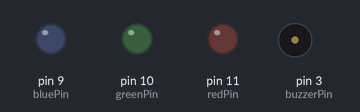
This sketch was run on a simulated Arduino Uno, built with avr-gcc and run on an emulated ATmega328P. On the bench: output pins drawn as LEDs (lit = HIGH), buzzer (waves = sounding).

Above: at 0.05 s.
At 1.15 s:
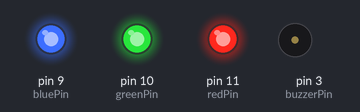
At 2.6 s:
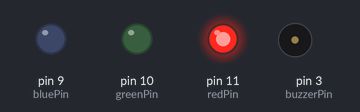
Timing chart, 0 to 3.0 s (numbered marks = the images above):
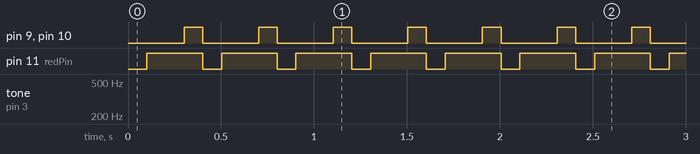

Measured:
- by itself, pin 9 (bluePin), pin 10 (greenPin): alternates HIGH for 0.10 s and LOW for 0.30 s
- by itself, pin 11 (redPin): alternates HIGH for 0.30 s and LOW for 0.10 s

The sketch:

police_car.ino
```cpp
const int redPin = 11;
const int greenPin = 10;
const int bluePin = 9;
const int buzzerPin = 3;
int fre;

long previousMillis = 0;
long buzzerMillis = 0;

long interval1 = 400;
long interval2 = 300;
long interval3 = 100;
long firstbuzzerpause = 5;
long secondbuzzerpause = 4000;
long thirdbuzzerpause = 10;

void setup()
{
  pinMode(redPin, OUTPUT);
  pinMode(greenPin, OUTPUT);
  pinMode(bluePin, OUTPUT);
  pinMode(buzzerPin, OUTPUT);
}

void alarm(){
  unsigned long currentMillis = millis();
  if (currentMillis - previousMillis > interval1){
    previousMillis=currentMillis;
    color(0,0,0);
  } else if (currentMillis - previousMillis > interval2){
    color(255,255,255);
  }else if (currentMillis - previousMillis > interval3){
  color(255,0,0);
  }}
void buzzz(){
unsigned long yeahMillis = millis();
int keepcountin = 200;
int hit600 = false;

if(yeahMillis-buzzerMillis >firstbuzzerpause && keepcountin<600 && hit600==false){
keepcountin++;
buzzerMillis=yeahMillis;
} else if (hit600==false && keepcountin==600){
  if(yeahMillis-buzzerMillis<secondbuzzerpause){
  keepcountin=600;
  }else{
  keepcountin=599;
  buzzerMillis=yeahMillis;
  hit600=true;
  }
}else if(yeahMillis-buzzerMillis>thirdbuzzerpause && keepcountin<=600 && hit600==true){
keepcountin--;
buzzerMillis=yeahMillis;
}else if (hit600==true && keepcountin==200){
  if(yeahMillis-buzzerMillis<secondbuzzerpause){
    keepcountin=200;
  }else{
  keepcountin=201;
  buzzerMillis=yeahMillis;
  hit600=false;
  }
}
tone(3, keepcountin);
}

 void loop()
  {
    alarm();
    buzzz();
  }


  void color(unsigned char red, unsigned char green, unsigned char blue)
  {
        analogWrite(redPin, red);
        analogWrite(bluePin, blue);
        analogWrite(greenPin,green);
  }
```
